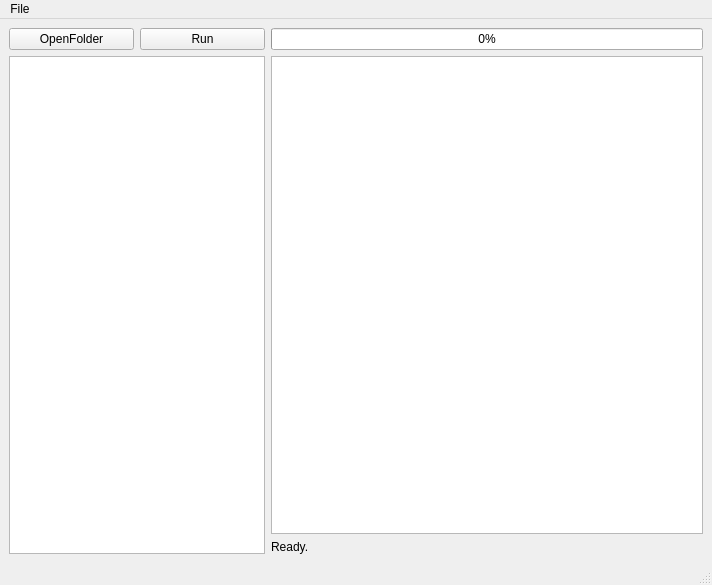
<?xml version="1.0" encoding="UTF-8"?>
<ui version="4.0">
 <class>MainWindow</class>
 <widget class="QMainWindow" name="MainWindow">
  <property name="geometry">
   <rect>
    <x>0</x>
    <y>0</y>
    <width>712</width>
    <height>585</height>
   </rect>
  </property>
  <property name="windowTitle">
   <string>GPT-checker</string>
  </property>
  <widget class="QWidget" name="centralwidget">
   <layout class="QGridLayout" name="gridLayout">
    <item row="1" column="0">
     <widget class="QTreeView" name="treeView">
      <property name="sizePolicy">
       <sizepolicy hsizetype="Maximum" vsizetype="Expanding">
        <horstretch>0</horstretch>
        <verstretch>0</verstretch>
       </sizepolicy>
      </property>
     </widget>
    </item>
    <item row="1" column="1">
     <layout class="QVBoxLayout" name="verticalLayout">
      <item>
       <widget class="QPlainTextEdit" name="textPreview">
        <property name="readOnly">
         <bool>true</bool>
        </property>
        <property name="plainText">
         <string notr="true"/>
        </property>
       </widget>
      </item>
      <item>
       <widget class="QLabel" name="textProcessStatus">
        <property name="text">
         <string>Ready.</string>
        </property>
       </widget>
      </item>
     </layout>
    </item>
    <item row="0" column="0">
     <layout class="QHBoxLayout" name="horizontalLayout_2">
      <item>
       <widget class="QPushButton" name="pushButtonOpenFolder">
        <property name="text">
         <string>OpenFolder</string>
        </property>
        <property name="icon">
         <iconset theme="folder-open"/>
        </property>
       </widget>
      </item>
      <item>
       <widget class="QPushButton" name="pushButtonRun">
        <property name="text">
         <string>Run</string>
        </property>
        <property name="icon">
         <iconset theme="media-playback-start"/>
        </property>
       </widget>
      </item>
     </layout>
    </item>
    <item row="0" column="1">
     <widget class="QProgressBar" name="progressBar">
      <property name="value">
       <number>0</number>
      </property>
     </widget>
    </item>
   </layout>
  </widget>
  <widget class="QMenuBar" name="menubar">
   <property name="geometry">
    <rect>
     <x>0</x>
     <y>0</y>
     <width>712</width>
     <height>30</height>
    </rect>
   </property>
   <widget class="QMenu" name="menuFile">
    <property name="title">
     <string>File</string>
    </property>
    <addaction name="actionOpen_Folder"/>
    <addaction name="separator"/>
    <addaction name="actionQuit"/>
   </widget>
   <addaction name="menuFile"/>
  </widget>
  <widget class="QStatusBar" name="statusbar"/>
  <action name="actionOpen_Folder">
   <property name="text">
    <string>Open Folder</string>
   </property>
  </action>
  <action name="actionQuit">
   <property name="text">
    <string>Quit</string>
   </property>
   <property name="shortcut">
    <string>Ctrl+Q</string>
   </property>
  </action>
 </widget>
 <resources/>
 <connections/>
</ui>
